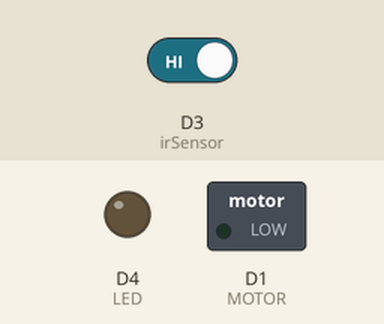
Recording of a sketch running on a simulated ESP8266 (NodeMCU). Parts: switched loads named in the sketch (green lamp = pin HIGH), output pins drawn as LEDs (lit = HIGH). The inputs (shaded band) are chosen by the test bench; at power-on: D3 (irSensor) HIGH.

Above: at 1.2 s.
1.3 s: D3 (irSensor) driven LOW
At 2.5 s:
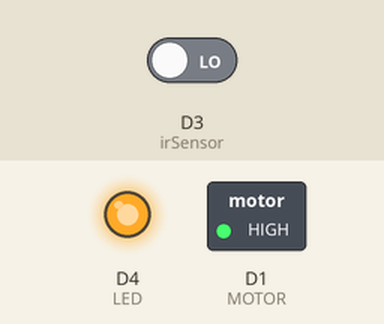
2.8 s: D3 (irSensor) driven HIGH
At 3.7 s:
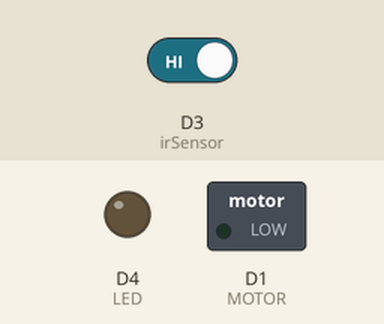
Timing chart, 0 to 5.8 s (numbered marks = the images above; inputs shaded):
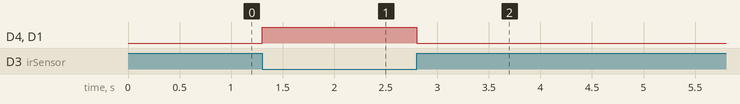

Measured:
- after the input at 1.3 s, D4 (LED), D1 (MOTOR): LOW → HIGH at once
- after the input at 2.8 s, D4 (LED), D1 (MOTOR): HIGH → LOW at once

The sketch:

LED_Sensor.ino
```cpp
// digital pin 2 has a pushbutton attached to it. Give it a name:
uint8_t irSensor = D3;
uint8_t LED = D4;
uint8_t MOTOR = D1;

// the setup routine runs once when you press reset:
void setup() {
  // initialize serial communication at 9600 bits per second:
  Serial.begin(115200);
  // make the pushbutton's pin an input:
  pinMode(irSensor, INPUT);
  pinMode(LED, OUTPUT);
  pinMode(MOTOR, OUTPUT);
}

// the loop routine runs over and over again forever:
void loop() {
  // read the input pin:
  int irState = digitalRead(irSensor);
  // print out the state of the button:
  //Serial.println(irState);
  digitalWrite(LED, !(irState));
  delay(1);        // delay in between reads for stability
  digitalWrite(MOTOR,!(irState));   // turn the LED on (HIGH is the voltage level)
}
```
